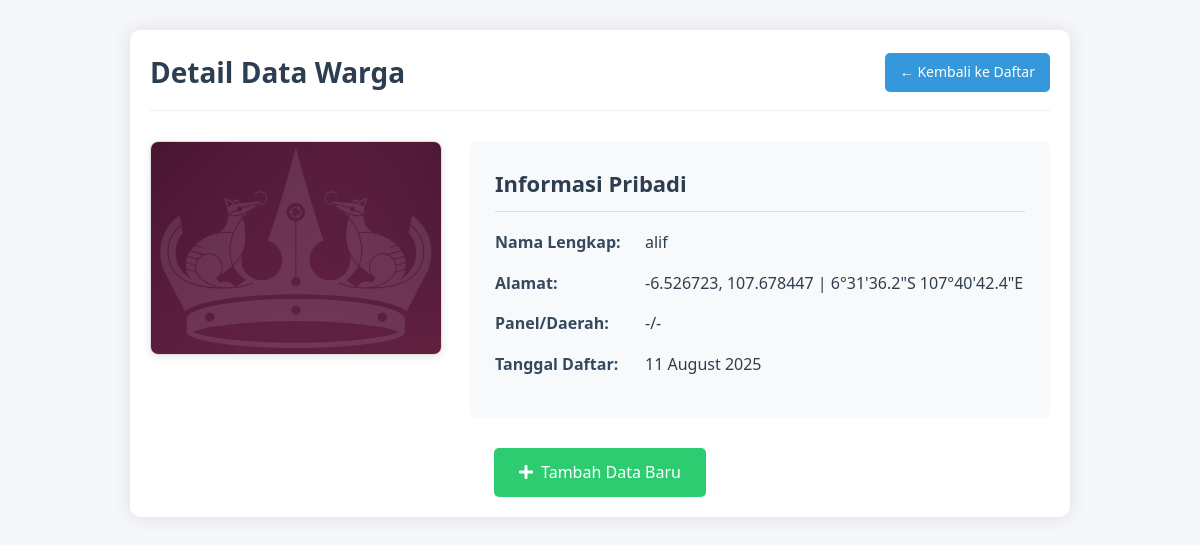
The app's page /blog/warga/6/ with its own data.
### blog/models.py (models this page shows, shortened)
class Warga(models.Model):
    nama = models.CharField(max_length=100)
    alamat = models.TextField()
    rt = models.CharField(max_length=16)
    rw = models.CharField(max_length=30)
    foto = models.ImageField(upload_to='warga/')
    created_at = models.DateTimeField(auto_now_add=True)

### blog/views.py (the view)
# urls.py: path('warga/<int:id>/', views.detail_warga, name='detail_warga'),
def detail_warga(request, id):
    warga = get_object_or_404(Warga, pk=id)
    return render(request, 'blog/detail_warga.html', {'warga': warga})

### blog/templates/blog/detail_warga.html (shortened to what this page needs)
{% load static %}
<!DOCTYPE html>
<html lang="en">
<head>
    <link rel="stylesheet" href="{% static 'blog/css/detail_warga.css' %}">
</head>
<body>
    <div class="detail-container">
        <div class="header">
            <h1>Detail Data Warga</h1>
            <a href="{% url 'halaman2' %}" class="back-button">
                &larr; Kembali ke Daftar
            </a>
        </div>
        <div class="content">
            <div class="photo-section">
                {% if warga.foto %}
                    <img src="{{ warga.foto.url }}" alt="Foto {{ warga.nama }}" class="photo-large">
                {% else %}
                    <div class="no-photo">
                        <i class="fas fa-user-circle"></i>
                        <span>Tidak ada foto</span>
                    </div>
                {% endif %}
            </div>
            <div class="info-section">
                <div class="info-card">
                    <h2>Informasi Pribadi</h2>
                    <div class="info-row">
                        <span class="label">Nama Lengkap:</span>
                        <span class="value">{{ warga.nama }}</span>
                    </div>
                    <div class="info-row">
                        <span class="label">Alamat:</span>
                        <span class="value">{{ warga.alamat }}</span>
                    </div>
                    <div class="info-row">
                        <span class="label">Panel/Daerah:</span>
                        <span class="value">{{ warga.rt }}/{{ warga.rw }}</span>
                    </div>
                    <div class="info-row">
                        <span class="label">Tanggal Daftar:</span>
                        <span class="value">{{ warga.created_at|date:"d F Y" }}</span>
                    </div>
                </div>
            </div>
        </div>
        <div class="footer-actions">
            <a href="{% url 'halaman1' %}" class="action-button">
                <i class="fas fa-plus"></i> Tambah Data Baru
            </a>
        </div>
    </div>
    <link rel="stylesheet" href="https://cdnjs.cloudflare.com/ajax/libs/font-awesome/5.15.4/css/all.min.css">
</body>
</html>

### blog/static/blog/css/detail_warga.css (style rules this page uses)
body { font-family: 'Segoe UI', Tahoma, Geneva, Verdana, sans-serif; margin: 0; padding: 0; background-color: #f5f7fa; color: #333; line-height: 1.6; }
.detail-container { max-width: 900px; margin: 30px auto; padding: 20px; background: white; border-radius: 10px; box-shadow: 0 0 20px rgba(0, 0, 0, 0.1); }
.header { display: flex; justify-content: space-between; align-items: center; margin-bottom: 30px; padding-bottom: 15px; border-bottom: 1px solid #eee; }
.header h1 { margin: 0; color: #2c3e50; font-size: 28px; }
.back-button { display: inline-block; padding: 8px 15px; background-color: #3498db; color: white; text-decoration: none; border-radius: 5px; font-size: 14px; transition: background 0.3s; }
.content { display: flex; gap: 30px; }
.photo-section { flex: 1; }
.photo-large { width: 100%; max-height: 400px; object-fit: cover; border-radius: 8px; border: 1px solid #ddd; box-shadow: 0 2px 10px rgba(0, 0, 0, 0.1); }
.info-section { flex: 2; }
.info-card { background-color: #f8f9fa; padding: 25px; border-radius: 8px; }
.info-card h2 { margin-top: 0; color: #2c3e50; font-size: 22px; padding-bottom: 10px; border-bottom: 1px solid #ddd; }
.info-row { display: flex; margin-bottom: 15px; }
.label { font-weight: 600; color: #34495e; width: 150px; flex-shrink: 0; }
.value { flex-grow: 1; color: #2c3e50; }
.footer-actions { margin-top: 30px; text-align: center; }
.action-button { display: inline-flex; align-items: center; gap: 8px; padding: 12px 25px; background-color: #2ecc71; color: white; text-decoration: none; border-radius: 5px; transition: background 0.3s; }

### records on screen
Warga: foto (picture), nama "alif", alamat "-6.526723, 107.678447 | 6°31'36.2\"S 107°40'42.4\"E", rt "-", rw "-", created_at "11 August 2025"
